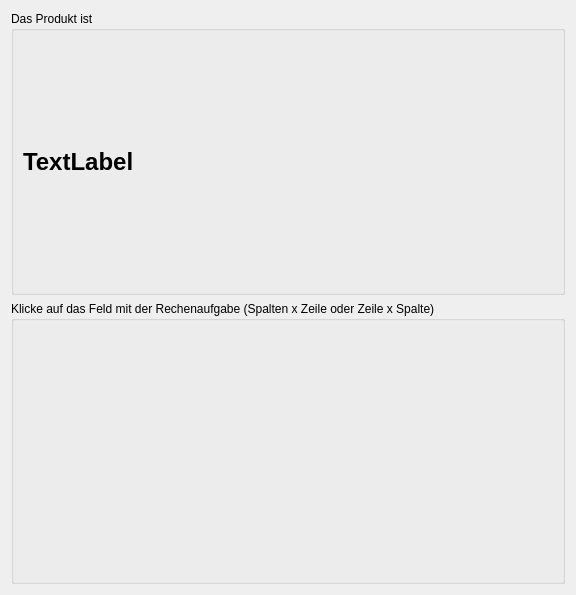
<?xml version="1.0" encoding="UTF-8"?>
<ui version="4.0">
 <class>EinMalEinsDialog</class>
 <widget class="QDialog" name="EinMalEinsDialog">
  <property name="geometry">
   <rect>
    <x>0</x>
    <y>0</y>
    <width>576</width>
    <height>595</height>
   </rect>
  </property>
  <property name="windowTitle">
   <string>Das 1x1</string>
  </property>
  <layout class="QVBoxLayout" name="verticalLayout">
   <item>
    <widget class="QGroupBox" name="groupBox_2">
     <property name="title">
      <string>Das Produkt ist</string>
     </property>
     <layout class="QHBoxLayout" name="horizontalLayout">
      <item>
       <widget class="QLabel" name="labelNextNumber">
        <property name="font">
         <font>
          <pointsize>18</pointsize>
          <weight>75</weight>
          <bold>true</bold>
         </font>
        </property>
        <property name="text">
         <string>TextLabel</string>
        </property>
       </widget>
      </item>
     </layout>
    </widget>
   </item>
   <item>
    <widget class="QGroupBox" name="groupBoxGrid">
     <property name="title">
      <string>Klicke auf das Feld mit der Rechenaufgabe (Spalten x Zeile oder Zeile x Spalte)</string>
     </property>
    </widget>
   </item>
  </layout>
 </widget>
 <resources/>
 <connections/>
</ui>
